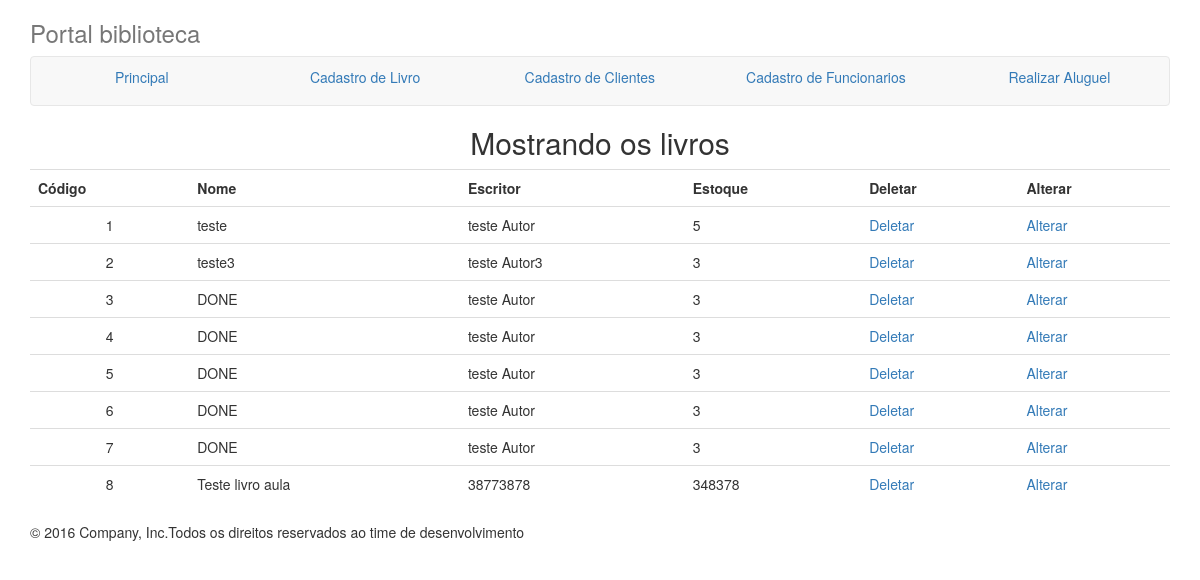
Before: /visualizacao/visualizacaoLivro.php with the older database file.
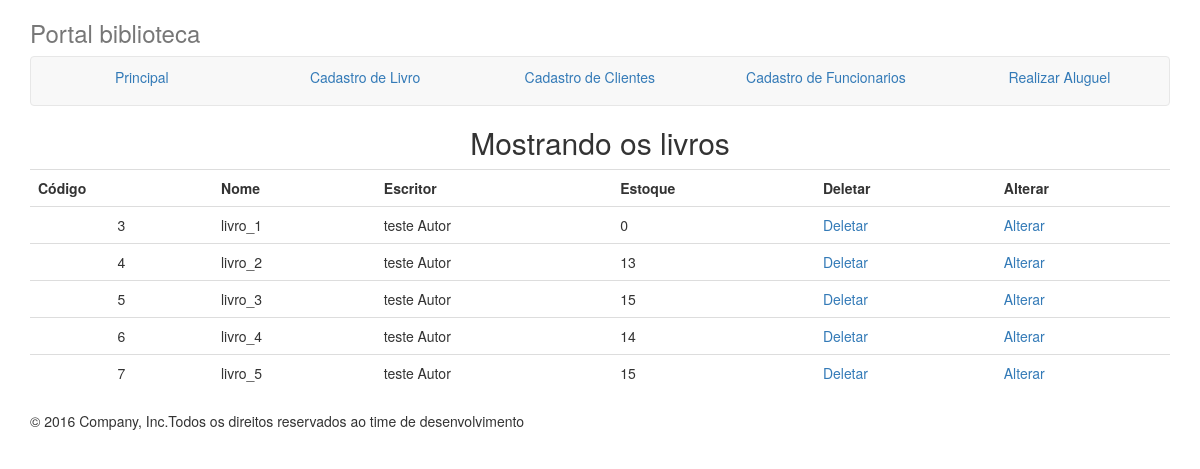
After: the same page with the newer database file.
### tables this page shows
CREATE TABLE IF NOT EXISTS `book` (
  `id` bigint(20) unsigned NOT NULL AUTO_INCREMENT,
  `name` varchar(100) NOT NULL,
  `writer` varchar(100) NOT NULL,
  `pages` varchar(100) NOT NULL,
  `stash` int(100) NOT NULL,
  UNIQUE KEY `id` (`id`)
);

### visualizacao/visualizacaoLivro.php (the view, shortened to what this page needs)
<!doctype html>
<html>
<head>
<link rel="stylesheet" href="../css/bootstrap.css">
</head>
<body>
<div class="container">
      <div class="masthead">
        <h3 class="text-muted">Portal biblioteca</h3>
        <nav class="navbar navbar-default">
          <ul class="nav nav-justified">
            <li class="active"><a href="#">Principal</a></li>
            <li><a href="cadastroLivro.php">Cadastro de Livro</a></li>
            <li><a href="cadastroCliente.php">Cadastro de Clientes</a></li>
            <li><a href="cadastroFuncionario.php">Cadastro de Funcionarios</a></li>
            <li><a href="#">Realizar Aluguel</a></li>
          </ul>
        </nav>
      </div>
      <div>
	  <?php
$resultado=mysql_query("Select * from book order by id") or die ("Não é possível consultar clientes.");
		print("<center><h2>Mostrando os livros</h2>");
		print("<table class='display table' width='90%'>");
		print("<tr><td><b>Código</td>");
		print("<td><b>Nome</td>");
		print("<td><b>Escritor</td>");
		print("<td><b>Estoque</td>");
		print("<td><b>Deletar</td><td><b>Alterar</td></tr>");
			while ($linha=mysql_fetch_array($resultado)) {
			$id=$linha["id"];
			$name=$linha["name"];
			$writer=$linha["writer"];
			$stash=$linha["stash"];
			print("<tr><td align='center'>$id</td>");
			print("<td>$name</td>");
			print("<td>$writer</td>");
			print("<td>$stash</td>");
			print("<td><a href='../trafegoDados/deletaLivro.php?cod=$id'>Deletar</a></td>");
			print("<td><a href='../trafegoDados/alteraLivro.php?cod=$id'>Alterar</a></td></tr>");   }
			print("</table></center>");
?>
	  </div>
      <footer class="footer">
        <p>&copy; 2016 Company, Inc.Todos os direitos reservados ao time de desenvolvimento</p>
      </footer>
    </div>
</body>
</html>

Changed rows visible on the page:
removed book: id "1", name "teste", writer "teste Autor", stash "5"
removed book: id "2", name "teste3", writer "teste Autor3", stash "3"
removed book: id "8", name "Teste livro aula", writer "38773878", stash "348378"
changed book id 3: name "DONE" → "livro_1"; stash "3" → "0"
changed book id 4: name "DONE" → "livro_2"; stash "3" → "13"
changed book id 5: name "DONE" → "livro_3"; stash "3" → "15"
changed book id 6: name "DONE" → "livro_4"; stash "3" → "14"
changed book id 7: name "DONE" → "livro_5"; stash "3" → "15"
